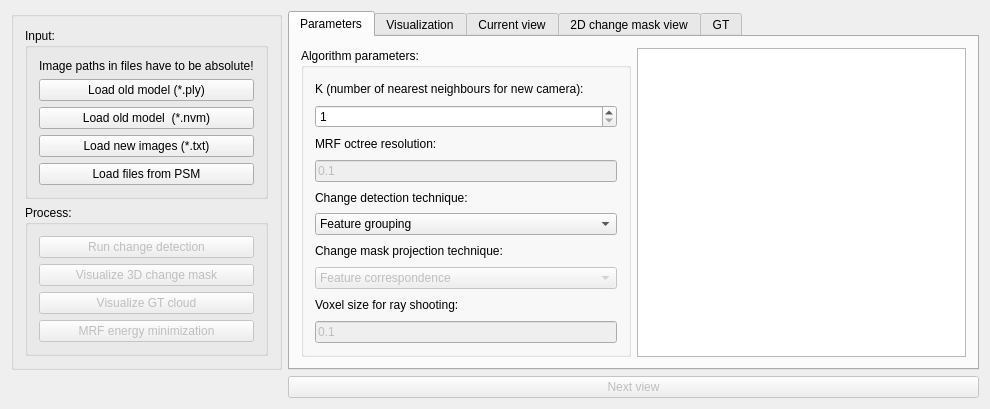
<?xml version="1.0" encoding="UTF-8"?>
<ui version="4.0">
 <class>chngDetect</class>
 <widget class="QWidget" name="chngDetect">
  <property name="geometry">
   <rect>
    <x>0</x>
    <y>0</y>
    <width>990</width>
    <height>405</height>
   </rect>
  </property>
  <property name="windowTitle">
   <string>chngDetect</string>
  </property>
  <layout class="QGridLayout" name="gridLayout">
   <item row="1" column="1">
    <widget class="QPushButton" name="pushButton_7">
     <property name="enabled">
      <bool>false</bool>
     </property>
     <property name="text">
      <string>Next view</string>
     </property>
    </widget>
   </item>
   <item row="0" column="0">
    <widget class="QGroupBox" name="groupBox">
     <property name="title">
      <string/>
     </property>
     <layout class="QGridLayout" name="gridLayout_4">
      <item row="2" column="0">
       <widget class="QGroupBox" name="groupBox_3">
        <property name="title">
         <string>Process:</string>
        </property>
        <layout class="QGridLayout" name="gridLayout_7">
         <item row="4" column="0">
          <widget class="QPushButton" name="pushButton_11">
           <property name="enabled">
            <bool>false</bool>
           </property>
           <property name="text">
            <string>Visualize GT cloud</string>
           </property>
          </widget>
         </item>
         <item row="5" column="0">
          <widget class="QPushButton" name="pushButton_3">
           <property name="enabled">
            <bool>false</bool>
           </property>
           <property name="text">
            <string>MRF energy minimization</string>
           </property>
          </widget>
         </item>
         <item row="3" column="0">
          <widget class="QPushButton" name="pushButton_5">
           <property name="enabled">
            <bool>false</bool>
           </property>
           <property name="text">
            <string>Visualize 3D change mask</string>
           </property>
          </widget>
         </item>
         <item row="1" column="0">
          <widget class="QPushButton" name="pushButton_6">
           <property name="enabled">
            <bool>false</bool>
           </property>
           <property name="text">
            <string>Run change detection</string>
           </property>
          </widget>
         </item>
        </layout>
       </widget>
      </item>
      <item row="1" column="0">
       <widget class="QGroupBox" name="groupBox_4">
        <property name="title">
         <string>Input:</string>
        </property>
        <layout class="QGridLayout" name="gridLayout_6">
         <item row="3" column="0">
          <widget class="QPushButton" name="pushButton_4">
           <property name="text">
            <string>Load new images (*.txt)</string>
           </property>
          </widget>
         </item>
         <item row="1" column="0">
          <widget class="QPushButton" name="pushButton_2">
           <property name="text">
            <string>Load old model (*.ply)</string>
           </property>
          </widget>
         </item>
         <item row="2" column="0">
          <widget class="QPushButton" name="pushButton">
           <property name="text">
            <string>Load old model  (*.nvm)</string>
           </property>
          </widget>
         </item>
         <item row="0" column="0">
          <widget class="QLabel" name="label_6">
           <property name="text">
            <string>Image paths in files have to be absolute!</string>
           </property>
          </widget>
         </item>
         <item row="4" column="0">
          <widget class="QPushButton" name="pushButton_14">
           <property name="text">
            <string>Load files from PSM</string>
           </property>
          </widget>
         </item>
        </layout>
       </widget>
      </item>
     </layout>
    </widget>
   </item>
   <item row="0" column="1">
    <widget class="QTabWidget" name="tabWidget">
     <property name="enabled">
      <bool>true</bool>
     </property>
     <property name="currentIndex">
      <number>0</number>
     </property>
     <widget class="QWidget" name="tab_3">
      <attribute name="title">
       <string>Parameters</string>
      </attribute>
      <layout class="QGridLayout" name="gridLayout_3">
       <item row="0" column="1">
        <widget class="QPlainTextEdit" name="plainTextEdit">
         <property name="autoFillBackground">
          <bool>true</bool>
         </property>
         <property name="readOnly">
          <bool>true</bool>
         </property>
        </widget>
       </item>
       <item row="0" column="0">
        <widget class="QGroupBox" name="groupBox_2">
         <property name="title">
          <string>Algorithm parameters:    </string>
         </property>
         <layout class="QGridLayout" name="gridLayout_5">
          <item row="8" column="0">
           <widget class="QLabel" name="label_2">
            <property name="text">
             <string>Change mask projection technique:</string>
            </property>
           </widget>
          </item>
          <item row="9" column="0">
           <widget class="QComboBox" name="comboBox">
            <property name="enabled">
             <bool>false</bool>
            </property>
            <property name="currentIndex">
             <number>2</number>
            </property>
            <item>
             <property name="text">
              <string>Triangulation</string>
             </property>
            </item>
            <item>
             <property name="text">
              <string>Ray shooting</string>
             </property>
            </item>
            <item>
             <property name="text">
              <string>Feature correspondence</string>
             </property>
            </item>
           </widget>
          </item>
          <item row="3" column="0">
           <widget class="QLineEdit" name="lineEdit">
            <property name="enabled">
             <bool>false</bool>
            </property>
            <property name="text">
             <string>0.1</string>
            </property>
           </widget>
          </item>
          <item row="1" column="0">
           <widget class="QSpinBox" name="spinBox_2">
            <property name="minimum">
             <number>1</number>
            </property>
           </widget>
          </item>
          <item row="6" column="0">
           <widget class="QLabel" name="label_3">
            <property name="text">
             <string>Change detection technique:</string>
            </property>
           </widget>
          </item>
          <item row="0" column="0">
           <widget class="QLabel" name="label">
            <property name="text">
             <string>K (number of nearest neighbours for new camera):</string>
            </property>
           </widget>
          </item>
          <item row="11" column="0">
           <widget class="QLineEdit" name="lineEdit_2">
            <property name="enabled">
             <bool>false</bool>
            </property>
            <property name="text">
             <string>0.1</string>
            </property>
           </widget>
          </item>
          <item row="7" column="0">
           <widget class="QComboBox" name="comboBox_2">
            <item>
             <property name="text">
              <string>Feature grouping</string>
             </property>
            </item>
            <item>
             <property name="text">
              <string>Image absolute difference</string>
             </property>
            </item>
            <item>
             <property name="text">
              <string>Partial Sum Minimization</string>
             </property>
            </item>
           </widget>
          </item>
          <item row="2" column="0">
           <widget class="QLabel" name="label_8">
            <property name="text">
             <string>MRF octree resolution:</string>
            </property>
           </widget>
          </item>
          <item row="10" column="0">
           <widget class="QLabel" name="label_9">
            <property name="text">
             <string>Voxel size for ray shooting:</string>
            </property>
           </widget>
          </item>
         </layout>
        </widget>
       </item>
      </layout>
     </widget>
     <widget class="QWidget" name="tab_4">
      <attribute name="title">
       <string>Visualization</string>
      </attribute>
      <layout class="QGridLayout" name="gridLayout_2">
       <item row="0" column="2" colspan="3">
        <widget class="QVTKWidget" name="qvtkWidget">
         <property name="enabled">
          <bool>true</bool>
         </property>
         <property name="sizePolicy">
          <sizepolicy hsizetype="Expanding" vsizetype="Expanding">
           <horstretch>0</horstretch>
           <verstretch>0</verstretch>
          </sizepolicy>
         </property>
         <property name="minimumSize">
          <size>
           <width>601</width>
           <height>271</height>
          </size>
         </property>
        </widget>
       </item>
       <item row="0" column="0">
        <widget class="QSlider" name="verticalSlider">
         <property name="maximum">
          <number>10</number>
         </property>
         <property name="orientation">
          <enum>Qt::Vertical</enum>
         </property>
        </widget>
       </item>
       <item row="1" column="2">
        <widget class="QPushButton" name="pushButton_8">
         <property name="text">
          <string>Clear change masks</string>
         </property>
        </widget>
       </item>
       <item row="1" column="3">
        <widget class="QPushButton" name="pushButton_12">
         <property name="text">
          <string>Clear GT mask</string>
         </property>
        </widget>
       </item>
       <item row="1" column="4">
        <widget class="QPushButton" name="pushButton_9">
         <property name="text">
          <string>Clear MRF change mask</string>
         </property>
        </widget>
       </item>
      </layout>
     </widget>
     <widget class="QWidget" name="tab">
      <attribute name="title">
       <string>Current view</string>
      </attribute>
      <layout class="QGridLayout" name="gridLayout_8">
       <item row="0" column="0">
        <widget class="QLabel" name="label_4">
         <property name="sizePolicy">
          <sizepolicy hsizetype="Expanding" vsizetype="Expanding">
           <horstretch>0</horstretch>
           <verstretch>0</verstretch>
          </sizepolicy>
         </property>
         <property name="maximumSize">
          <size>
           <width>364</width>
           <height>291</height>
          </size>
         </property>
         <property name="toolTip">
          <string>&lt;html&gt;&lt;head/&gt;&lt;body&gt;&lt;p&gt;Old image&lt;/p&gt;&lt;/body&gt;&lt;/html&gt;</string>
         </property>
         <property name="text">
          <string/>
         </property>
        </widget>
       </item>
       <item row="0" column="1">
        <widget class="QLabel" name="label_5">
         <property name="sizePolicy">
          <sizepolicy hsizetype="Expanding" vsizetype="Expanding">
           <horstretch>0</horstretch>
           <verstretch>0</verstretch>
          </sizepolicy>
         </property>
         <property name="maximumSize">
          <size>
           <width>363</width>
           <height>291</height>
          </size>
         </property>
         <property name="toolTip">
          <string>&lt;html&gt;&lt;head/&gt;&lt;body&gt;&lt;p&gt;New image&lt;/p&gt;&lt;/body&gt;&lt;/html&gt;</string>
         </property>
         <property name="text">
          <string>TextLabel</string>
         </property>
        </widget>
       </item>
      </layout>
     </widget>
     <widget class="QWidget" name="tab_2">
      <attribute name="title">
       <string>2D change mask view</string>
      </attribute>
      <layout class="QGridLayout" name="gridLayout_9">
       <item row="0" column="0">
        <widget class="QLabel" name="label_7">
         <property name="maximumSize">
          <size>
           <width>672</width>
           <height>272</height>
          </size>
         </property>
         <property name="text">
          <string>TextLabel</string>
         </property>
        </widget>
       </item>
      </layout>
     </widget>
     <widget class="QWidget" name="tab_5">
      <attribute name="title">
       <string>GT</string>
      </attribute>
      <layout class="QGridLayout" name="gridLayout_11">
       <item row="0" column="0">
        <widget class="QGroupBox" name="groupBox_5">
         <property name="title">
          <string/>
         </property>
         <layout class="QGridLayout" name="gridLayout_10">
          <item row="0" column="1">
           <widget class="QPlainTextEdit" name="plainTextEdit_2"/>
          </item>
          <item row="1" column="1">
           <widget class="QPushButton" name="pushButton_10">
            <property name="text">
             <string>Generate GT cloud</string>
            </property>
           </widget>
          </item>
          <item row="2" column="1">
           <widget class="QPushButton" name="pushButton_13">
            <property name="text">
             <string>Compute parameters</string>
            </property>
           </widget>
          </item>
          <item row="5" column="1">
           <widget class="QLineEdit" name="lineEdit_3">
            <property name="enabled">
             <bool>false</bool>
            </property>
            <property name="text">
             <string>1</string>
            </property>
           </widget>
          </item>
          <item row="4" column="1">
           <widget class="QLabel" name="label_10">
            <property name="text">
             <string>MRF alpha:</string>
            </property>
           </widget>
          </item>
         </layout>
        </widget>
       </item>
      </layout>
     </widget>
    </widget>
   </item>
  </layout>
 </widget>
 <layoutdefault spacing="6" margin="11"/>
 <customwidgets>
  <customwidget>
   <class>QVTKWidget</class>
   <extends>QWidget</extends>
   <header>QVTKWidget.h</header>
  </customwidget>
 </customwidgets>
 <resources/>
 <connections/>
</ui>
